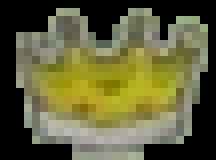
#> input picture src/Templates/Crown3Final.png, 27 x 20 px (shown 8 times larger)
$ python TemplateMatcher.py
#> lines starting #> are read from the running program, lines starting #| are printed output that depends on the picture; after the words box and inside, x2 and y2 are one past the last pixel; in counts of white or black regions, pixels touching at a corner belong together
import os

import cv2
import numpy as np

from src.Tile import Tile

templateSource = cv2.imread('Templates/Crown3Final.png', cv2.IMREAD_UNCHANGED) #temp not working
#> templateSource is the input picture: shape (20, 27, 4); mean B, G, R, A 58.8, 96, 96.9, 170.9
print(templateSource.shape)
#| (20, 27, 4)
print("Template dimensions:", templateSource.shape)
#| Template dimensions: (20, 27, 4)
threshold = 0.9856
#0.91 without mask
template = templateSource[:, :, :3]
maskOriginal = templateSource[:, :, 3]
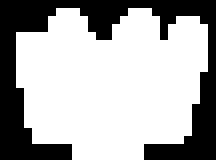
#> maskOriginal: shape (20, 27) (shown 8 times larger); 67% white; 1 black region, box (x1, y1, x2, y2) and area: (0, 0, 27, 20) 178
maskOriginal = cv2.merge([maskOriginal, maskOriginal, maskOriginal])

# [74 lines left out: functions CheckTileForTemplate, CheckAllTilesForTemplate, not called in this run]
